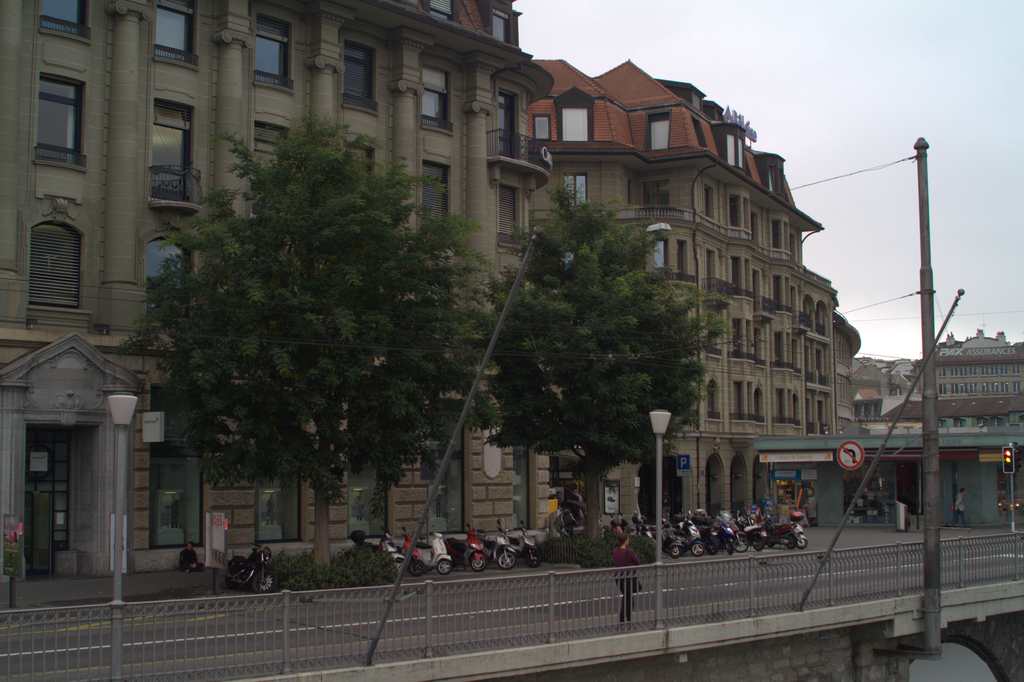
#> input picture registration/01_rgb.tiff, 1024 x 682 px, found by its file name
$ python registration3.py   (Python 2 division)   (older library calls are emulated)
#> lines starting #> are read from the running program, lines starting #| are printed output that depends on the picture; after the words box and inside, x2 and y2 are one past the last pixel; in counts of white or black regions, pixels touching at a corner belong together
import PIL
from PIL import Image
import pylab
import numpy as np
import cv2
import matplotlib.pyplot as plt
import scipy as sp


# Open image
image1 = Image.open("C:\\Users\\Rebecka\\Documents\\Computational Photography\\Samples\\tests\\city\\01_rgb.tiff")
#> image1 is the input picture: PIL image 1024x682 RGB; mean R, G, B 83.7, 82.8, 79.5
rgb = np.array(image1.convert("L"))
print(rgb)
#> (printed output is left out)

image2 = Image.open("C:\\Users\\Rebecka\\Documents\\Computational Photography\\Samples\\tests\\city\\01_nir.tiff")
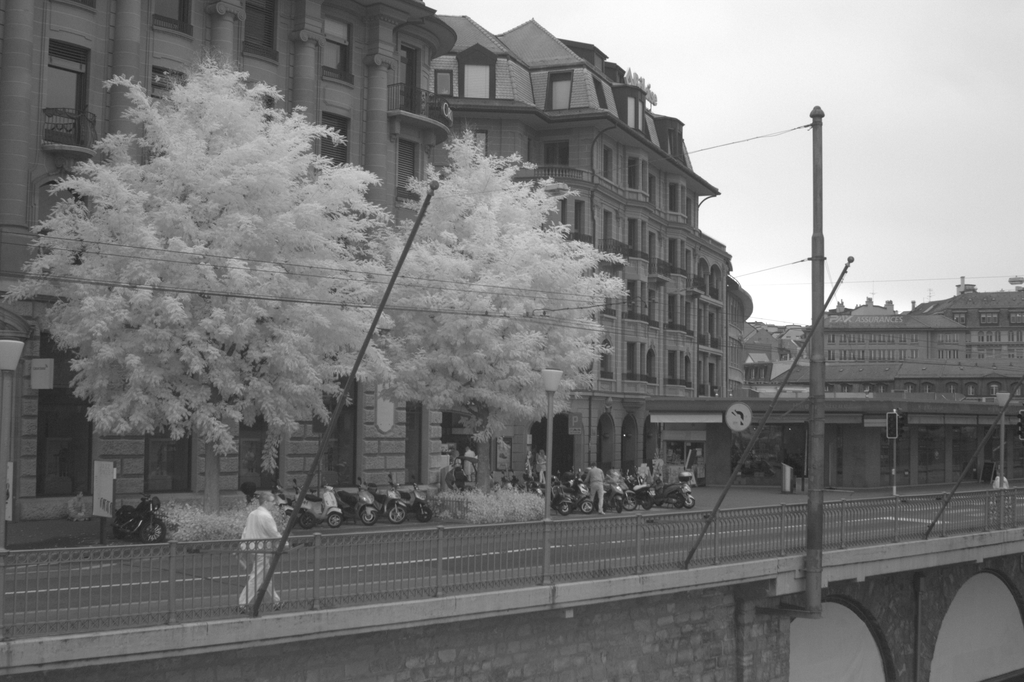
#> input picture registration/01_nir.tiff, 1024 x 682 px, found by its file name
#> image2 is the input picture: PIL image 1024x682 L; min 29, max 255, mean 119.8
nir = np.array(image2.convert("L"))

# Detect keypoint using SIFT
detector =cv2.SIFT(0, 3, 0.08, 10, 1.6)
det_rgb = detector.detect(rgb)
#> det_rgb = 503 keypoints; strongest (x, y, size): (1008, 453, 2.6), (1008, 460, 2.6), (729, 529, 1.9), (921, 147, 9.9)
det_nir = detector.detect(nir)
#> det_nir = 569 keypoints; strongest (x, y, size): (851, 260, 4.4), (714, 192, 7.1), (701, 198, 3.4), (827, 310, 2.6)

print '#keypoints in rgb_image: %d, nir_image: %d' % (len(det_rgb), len(det_nir))
#| #keypoints in rgb_image: 503, nir_image: 569

# Calculate descriptors (feature vectors)
extractor =cv2.DescriptorExtractor_create("SIFT")

k1, d1 = extractor.compute(rgb, det_rgb)
#> k1 has the same summary as det_rgb
k2, d2 = extractor.compute(nir, det_nir)
#> k2 has the same summary as det_nir


# Match the keypoints
matcher =cv2.BFMatcher() #MBFatcher object
matchedKeypoints = matcher.match(d1, d2)
#> matchedKeypoints = 503 matches
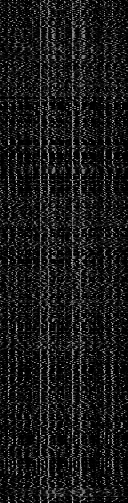
#> d1: shape (503, 128) float32; min 0, max 215, mean 24.7

#-----

FLANN_INDEX_KDTREE = 0
index_params = dict(algorithm = FLANN_INDEX_KDTREE, trees = 5)
search_params = dict(checks = 50)

flann = cv2.FlannBasedMatcher(index_params, search_params)

matches = flann.knnMatch(d1,d2,k=2)
#> matches = 503 matches

# store all the good matches as per Lowe's ratio test.
good = []
for m,n in matches:
    if m.distance < 0.7*n.distance:
        good.append(m)
#> after the loop, good = 114 matches


MIN_MATCH_COUNT = 3

if len(good)>MIN_MATCH_COUNT:
    src_pts = np.float32([ k1[m.queryIdx].pt for m in good ]).reshape(-1,1,2)
#> src_pts = 114 rows, first 8: [154.4, 123.6], [444.8, 551.3], [448.2, 553.2], [448.2, 553.2], [501.3, 540.6], [502.2, 157.6], [502.2, 157.6], [507.4, 550.5]
    dst_pts = np.float32([ k2[m.trainIdx].pt for m in good ]).reshape(-1,1,2)
#> dst_pts = 114 rows, first 8: [49.46, 65.43], [335.5, 504.5], [339, 506], [339, 506], [392.2, 494.5], [402.7, 111.9], [402.7, 111.9], [397.9, 504.5]

    M, mask = cv2.findHomography(src_pts, dst_pts, cv2.RANSAC,5.0)
#> M = [[1.05, -0.0211, -109.1], [0.0405, 1.03, -67.75], [4.18e-05, 1.4e-05, 1]]; mask = 114 values, max 1 at index 0, min 0 at index 14, mean 0.939
    matchesMask = mask.ravel().tolist()
#> matchesMask has the same summary as mask

    h,w = rgb.shape
#> h = 682; w = 1024
    pts = np.float32([ [0,0],[0,h-1],[w-1,h-1],[w-1,0] ]).reshape(-1,1,2)
    dst = cv2.perspectiveTransform(pts,M)
#> dst = [[-109.1, -67.75], [-122.3, 626.9], [898.9, 640.7], [920.9, -25.28]]

    nir = cv2.polylines(nir,[np.int32(dst)],True,255,3)
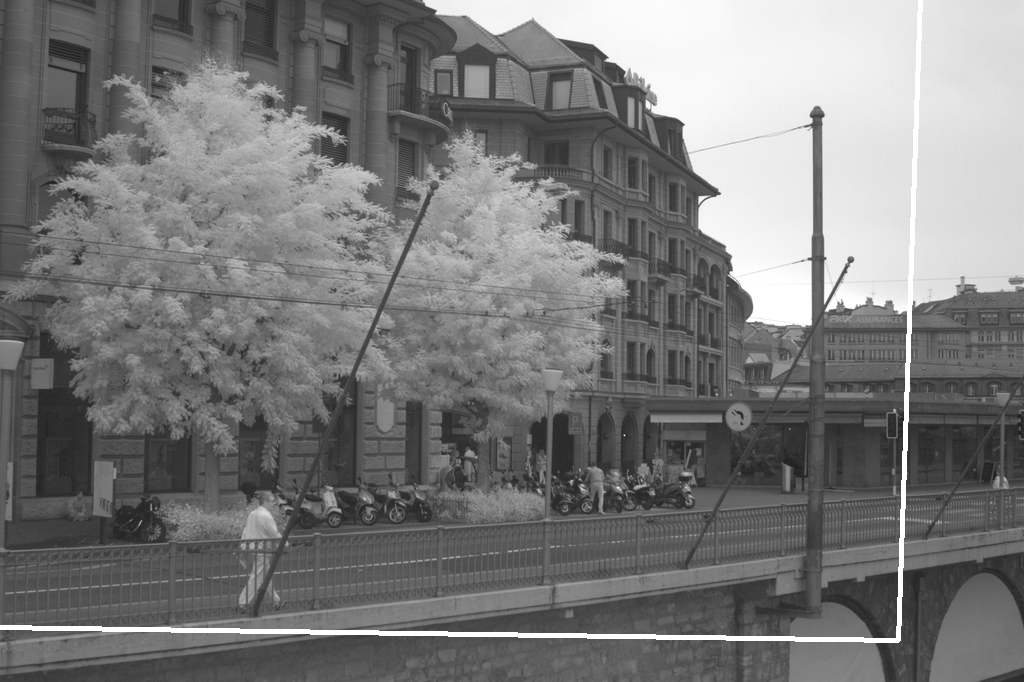
#> nir: shape (682, 1024); 1.1% of pixels changed, all inside (x1, y1, x2, y2) = (0, 0, 923, 643)
    #    nir = cv2.polylines(nir,[np.int32(dst)],True,255,3, cv2.LINE_AA)

else:
    print "Not enough matches are found - %d/%d" % (len(good),MIN_MATCH_COUNT)
    matchesMask = None

draw_params = dict(matchColor = (0,255,0), # draw matches in green color
                   singlePointColor = None,
                   matchesMask = matchesMask, # draw only inliers
                   flags = 2)
#> draw_params = 4 items


def drawMatches(img1, kp1, img2, kp2, matches):

    rows1 = img1.shape[0]
    cols1 = img1.shape[1]
    rows2 = img2.shape[0]
    cols2 = img2.shape[1]

    out = np.zeros((max([rows1,rows2]),cols1+cols2,3), dtype='uint8')

    out[:rows1,:cols1,:] = np.dstack([img1, img1, img1])

    out[:rows2,cols1:cols1+cols2,:] = np.dstack([img2, img2, img2])

    for mat in matches:

        img1_idx = mat.queryIdx
        img2_idx = mat.trainIdx

        (x1,y1) = kp1[img1_idx].pt
        (x2,y2) = kp2[img2_idx].pt

        cv2.circle(out, (int(x1),int(y1)), 4, (255, 0, 0), 1)
        cv2.circle(out, (int(x2)+cols1,int(y2)), 4, (255, 0, 0), 1)

        cv2.line(out, (int(x1),int(y1)), (int(x2)+cols1,int(y2)), (255, 0, 0), 1)

    cv2.imshow('Matched Features', out)
    cv2.waitKey(0)
    cv2.destroyAllWindows()

#img3 = cv2.drawMatches(rgb,k1,nir,k2,None)

#plt.imshow(img3, 'gray'),plt.show()
